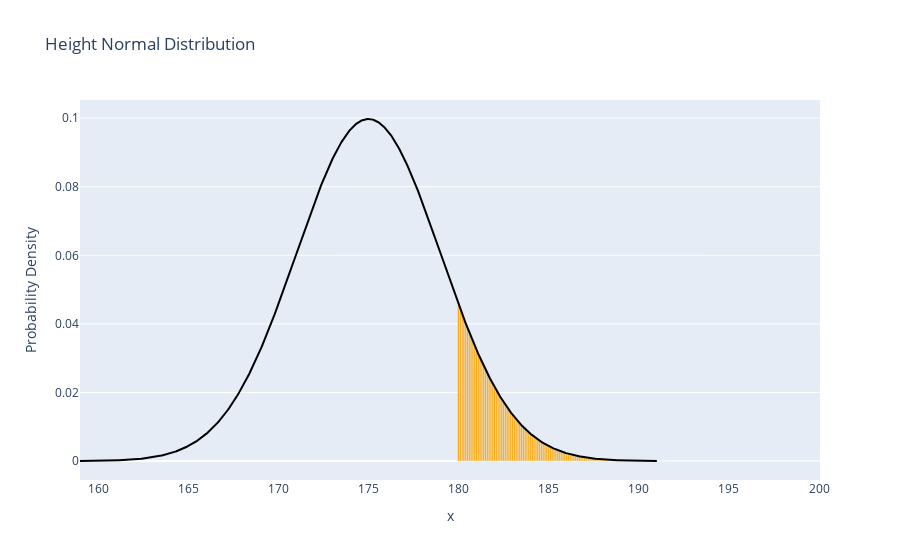

Source (notebook cell):
### Markdown cell above
As shown in the histograms above, when the number of observations is small, the estimated distribution is not a good fit, but as we increase the number of samples, our distribution appears more and more similar to a normal distribution and the associated standard deviation decreases! This is an incredibly powerful tool, as it works for __any unknown distribution.__ The CLT and the ability to aproximate certain random variables as having a normal distribution makes it incredibly useful in data science and statistics. We will cover many of its uses throughout the course.

The final question then becomes: how do we find the probability of an interval of a normal distribution? Let us go back to the example of the height of students. Since we generated it using a normal distribution, we know it has $\mu = 175cm$ and $\sigma = 4cm$. Let us find out what is the probability of selecting a student with a height greater than 180cm ($P(X > 180)$)? Below we plot the normal PDF and the interval which we are interested in:

### Code cell
# student height distribution
def student_normal(x):
    return normal(x, 175, 4)

def class_heights(n):
    return np.random.normal(175, 4, n)

n = 100000
bw = 0.1
interval_floor = 180
interval_ceil = 200
utils.visualize_normal_interval(interval_floor, interval_ceil, student_normal, bw=0.1, mean=175, std=4)

### Figure 1 — Plotly figure (JSON) as saved in the notebook; plotly's stock layout.template omitted (floating-point values rounded to 4 significant figures; data arrays with more than 128 entries replaced by an {"elided": "..."} marker saying what was removed)
{"data": [{"marker": {"color": "orange"}, "type": "bar", "x": [180], "y": [0.04566]}, {"marker": {"color": "orange"}, "type": "bar", "x": [180.1], "y": [0.04424]}, {"marker": {"color": "orange"}, "type": "bar", "x": [180.2], "y": [0.04284]}, {"marker": {"color": "orange"}, "type": "bar", "x": [180.3], "y": [0.04146]}, {"marker": {"color": "orange"}, "type": "bar", "x": [180.4], "y": [0.0401]}, {"marker": {"color": "orange"}, "type": "bar", "x": [180.5], "y": [0.03875]}, {"marker": {"color": "orange"}, "type": "bar", "x": [180.6], "y": [0.03743]}, {"marker": {"color": "orange"}, "type": "bar", "x": [180.7], "y": [0.03613]}, {"marker": {"color": "orange"}, "type": "bar", "x": [180.8], "y": [0.03486]}, {"marker": {"color": "orange"}, "type": "bar", "x": [180.9], "y": [0.03361]}, {"marker": {"color": "orange"}, "type": "bar", "x": [181.0], "y": [0.03238]}, {"marker": {"color": "orange"}, "type": "bar", "x": [181.1], "y": [0.03118]}, {"marker": {"color": "orange"}, "type": "bar", "x": [181.2], "y": [0.03]}, {"marker": {"color": "orange"}, "type": "bar", "x": [181.3], "y": [0.02885]}, {"marker": {"color": "orange"}, "type": "bar", "x": [181.4], "y": [0.02773]}, {"marker": {"color": "orange"}, "type": "bar", "x": [181.5], "y": [0.02663]}, {"marker": {"color": "orange"}, "type": "bar", "x": [181.6], "y": [0.02557]}, {"marker": {"color": "orange"}, "type": "bar", "x": [181.7], "y": [0.02453]}, {"marker": {"color": "orange"}, "type": "bar", "x": [181.8], "y": [0.02351]}, {"marker": {"color": "orange"}, "type": "bar", "x": [181.9], "y": [0.02253]}, {"marker": {"color": "orange"}, "type": "bar", "x": [182.0], "y": [0.02157]}, {"marker": {"color": "orange"}, "type": "bar", "x": [182.1], "y": [0.02064]}, {"marker": {"color": "orange"}, "type": "bar", "x": [182.2], "y": [0.01974]}, {"marker": {"color": "orange"}, "type": "bar", "x": [182.3], "y": [0.01886]}, {"marker": {"color": "orange"}, "type": "bar", "x": [182.4], "y": [0.01802]}, {"marker": {"color": "orange"}, "type": "bar", "x": [182.5], "y": [0.0172]}, {"marker": {"color": "orange"}, "type": "bar", "x": [182.6], "y": [0.0164]}, {"marker": {"color": "orange"}, "type": "bar", "x": [182.7], "y": [0.01564]}, {"marker": {"color": "orange"}, "type": "bar", "x": [182.8], "y": [0.0149]}, {"marker": {"color": "orange"}, "type": "bar", "x": [182.9], "y": [0.01419]}, {"marker": {"color": "orange"}, "type": "bar", "x": [183.0], "y": [0.0135]}, {"marker": {"color": "orange"}, "type": "bar", "x": [183.1], "y": [0.01284]}, {"marker": {"color": "orange"}, "type": "bar", "x": [183.2], "y": [0.0122]}, {"marker": {"color": "orange"}, "type": "bar", "x": [183.3], "y": [0.01158]}, {"marker": {"color": "orange"}, "type": "bar", "x": [183.4], "y": [0.011]}, {"marker": {"color": "orange"}, "type": "bar", "x": [183.5], "y": [0.01043]}, {"marker": {"color": "orange"}, "type": "bar", "x": [183.6], "y": [0.009888]}, {"marker": {"color": "orange"}, "type": "bar", "x": [183.7], "y": [0.009367]}, {"marker": {"color": "orange"}, "type": "bar", "x": [183.8], "y": [0.008869]}, {"marker": {"color": "orange"}, "type": "bar", "x": [183.9], "y": [0.008391]}, {"marker": {"color": "orange"}, "type": "bar", "x": [184.0], "y": [0.007935]}, {"marker": {"color": "orange"}, "type": "bar", "x": [184.1], "y": [0.007499]}, {"marker": {"color": "orange"}, "type": "bar", "x": [184.2], "y": [0.007082]}, {"marker": {"color": "orange"}, "type": "bar", "x": [184.3], "y": [0.006684]}, {"marker": {"color": "orange"}, "type": "bar", "x": [184.4], "y": [0.006305]}, {"marker": {"color": "orange"}, "type": "bar", "x": [184.5], "y": [0.005943]}, {"marker": {"color": "orange"}, "type": "bar", "x": [184.6], "y": [0.005599]}, {"marker": {"color": "orange"}, "type": "bar", "x": [184.7], "y": [0.005271]}, {"marker": {"color": "orange"}, "type": "bar", "x": [184.8], "y": [0.004959]}, {"marker": {"color": "orange"}, "type": "bar", "x": [184.9], "y": [0.004663]}, {"marker": {"color": "orange"}, "type": "bar", "x": [185.0], "y": [0.004382]}, {"marker": {"color": "orange"}, "type": "bar", "x": [185.1], "y": [0.004115]}, {"marker": {"color": "orange"}, "type": "bar", "x": [185.2], "y": [0.003862]}, {"marker": {"color": "orange"}, "type": "bar", "x": [185.3], "y": [0.003623]}, {"marker": {"color": "orange"}, "type": "bar", "x": [185.4], "y": [0.003396]}, {"marker": {"color": "orange"}, "type": "bar", "x": [185.5], "y": [0.003181]}, {"marker": {"color": "orange"}, "type": "bar", "x": [185.6], "y": [0.002978]}, {"marker": {"color": "orange"}, "type": "bar", "x": [185.7], "y": [0.002786]}, {"marker": {"color": "orange"}, "type": "bar", "x": [185.8], "y": [0.002605]}, {"marker": {"color": "orange"}, "type": "bar", "x": [185.9], "y": [0.002434]}, {"marker": {"color": "orange"}, "type": "bar", "x": [186.0], "y": [0.002273]}, {"marker": {"color": "orange"}, "type": "bar", "x": [186.1], "y": [0.002122]}, {"marker": {"color": "orange"}, "type": "bar", "x": [186.2], "y": [0.001979]}, {"marker": {"color": "orange"}, "type": "bar", "x": [186.3], "y": [0.001845]}, {"marker": {"color": "orange"}, "type": "bar", "x": [186.4], "y": [0.001718]}, {"marker": {"color": "orange"}, "type": "bar", "x": [186.5], "y": [0.0016]}, {"marker": {"color": "orange"}, "type": "bar", "x": [186.6], "y": [0.001488]}, {"marker": {"color": "orange"}, "type": "bar", "x": [186.7], "y": [0.001384]}, {"marker": {"color": "orange"}, "type": "bar", "x": [186.8], "y": [0.001286]}, {"marker": {"color": "orange"}, "type": "bar", "x": [186.9], "y": [0.001194]}, {"marker": {"color": "orange"}, "type": "bar", "x": [187.0], "y": [0.001108]}, {"marker": {"color": "orange"}, "type": "bar", "x": [187.1], "y": [0.001028]}, {"marker": {"color": "orange"}, "type": "bar", "x": [187.2], "y": [0.0009524]}, {"marker": {"color": "orange"}, "type": "bar", "x": [187.3], "y": [0.0008822]}, {"marker": {"color": "orange"}, "type": "bar", "x": [187.4], "y": [0.0008167]}, {"marker": {"color": "orange"}, "type": "bar", "x": [187.5], "y": [0.0007556]}, {"marker": {"color": "orange"}, "type": "bar", "x": [187.6], "y": [0.0006986]}, {"marker": {"color": "orange"}, "type": "bar", "x": [187.7], "y": [0.0006455]}, {"marker": {"color": "orange"}, "type": "bar", "x": [187.8], "y": [0.000596]}, {"marker": {"color": "orange"}, "type": "bar", "x": [187.9], "y": [0.00055]}, {"marker": {"color": "orange"}, "type": "bar", "x": [188.0], "y": [0.0005073]}, {"marker": {"color": "orange"}, "type": "bar", "x": [188.1], "y": [0.0004675]}, {"marker": {"color": "orange"}, "type": "bar", "x": [188.2], "y": [0.0004306]}, {"marker": {"color": "orange"}, "type": "bar", "x": [188.3], "y": [0.0003964]}, {"marker": {"color": "orange"}, "type": "bar", "x": [188.4], "y": [0.0003647]}, {"marker": {"color": "orange"}, "type": "bar", "x": [188.5], "y": [0.0003353]}, {"marker": {"color": "orange"}, "type": "bar", "x": [188.6], "y": [0.0003081]}, {"marker": {"color": "orange"}, "type": "bar", "x": [188.7], "y": [0.0002829]}, {"marker": {"color": "orange"}, "type": "bar", "x": [188.8], "y": [0.0002596]}, {"marker": {"color": "orange"}, "type": "bar", "x": [188.9], "y": [0.000238]}, {"marker": {"color": "orange"}, "type": "bar", "x": [189.0], "y": [0.0002182]}, {"marker": {"color": "orange"}, "type": "bar", "x": [189.1], "y": [0.0001998]}, {"marker": {"color": "orange"}, "type": "bar", "x": [189.2], "y": [0.0001829]}, {"marker": {"color": "orange"}, "type": "bar", "x": [189.3], "y": [0.0001673]}, {"marker": {"color": "orange"}, "type": "bar", "x": [189.4], "y": [0.000153]}, {"marker": {"color": "orange"}, "type": "bar", "x": [189.5], "y": [0.0001398]}, {"marker": {"color": "orange"}, "type": "bar", "x": [189.6], "y": [0.0001276]}, {"marker": {"color": "orange"}, "type": "bar", "x": [189.7], "y": [0.0001165]}, {"marker": {"color": "orange"}, "type": "bar", "x": [189.8], "y": [0.0001062]}, {"marker": {"color": "orange"}, "type": "bar", "x": [189.9], "y": [9.678e-05]}, {"marker": {"color": "orange"}, "type": "bar", "x": [190.0], "y": [8.815e-05]}, {"marker": {"color": "orange"}, "type": "bar", "x": [190.1], "y": [8.024e-05]}, {"marker": {"color": "orange"}, "type": "bar", "x": [190.2], "y": [7.299e-05]}, {"marker": {"color": "orange"}, "type": "bar", "x": [190.3], "y": [6.635e-05]}, {"marker": {"color": "orange"}, "type": "bar", "x": [190.4], "y": [6.028e-05]}, {"marker": {"color": "orange"}, "type": "bar", "x": [190.5], "y": [5.473e-05]}, {"marker": {"color": "orange"}, "type": "bar", "x": [190.6], "y": [4.966e-05]}, {"marker": {"color": "orange"}, "type": "bar", "x": [190.7], "y": [4.504e-05]}, {"marker": {"color": "orange"}, "type": "bar", "x": [190.8], "y": [4.081e-05]}, {"marker": {"color": "orange"}, "type": "bar", "x": [190.9], "y": [3.696e-05]}, {"marker": {"color": "orange"}, "type": "bar", "x": [191.0], "y": [3.346e-05]}, {"marker": {"color": "orange"}, "type": "bar", "x": [191.1], "y": [3.026e-05]}, {"marker": {"color": "orange"}, "type": "bar", "x": [191.2], "y": [2.736e-05]}, {"marker": {"color": "orange"}, "type": "bar", "x": [191.3], "y": [2.472e-05]}, {"marker": {"color": "orange"}, "type": "bar", "x": [191.4], "y": [2.232e-05]}, {"marker": {"color": "orange"}, "type": "bar", "x": [191.5], "y": [2.014e-05]}, {"marker": {"color": "orange"}, "type": "bar", "x": [191.6], "y": [1.816e-05]}, {"marker": {"color": "orange"}, "type": "bar", "x": [191.7], "y": [1.636e-05]}, {"marker": {"color": "orange"}, "type": "bar", "x": [191.8], "y": [1.474e-05]}, {"marker": {"color": "orange"}, "type": "bar", "x": [191.9], "y": [1.326e-05]}, {"marker": {"color": "orange"}, "type": "bar", "x": [192.0], "y": [1.193e-05]}, {"marker": {"color": "orange"}, "type": "bar", "x": [192.1], "y": [1.072e-05]}, {"marker": {"color": "orange"}, "type": "bar", "x": [192.2], "y": [9.634e-06]}, {"marker": {"color": "orange"}, "type": "bar", "x": [192.3], "y": [8.649e-06]}, {"marker": {"color": "orange"}, "type": "bar", "x": [192.4], "y": [7.76e-06]}, {"marker": {"color": "orange"}, "type": "bar", "x": [192.5], "y": [6.959e-06]}, {"marker": {"color": "orange"}, "type": "bar", "x": [192.6], "y": [6.236e-06]}, {"marker": {"color": "orange"}, "type": "bar", "x": [192.7], "y": [5.584e-06]}, {"marker": {"color": "orange"}, "type": "bar", "x": [192.8], "y": [4.998e-06]}, {"marker": {"color": "orange"}, "type": "bar", "x": [192.9], "y": [4.47e-06]}, {"marker": {"color": "orange"}, "type": "bar", "x": [193.0], "y": [3.996e-06]}, {"marker": {"color": "orange"}, "type": "bar", "x": [193.1], "y": [3.57e-06]}, {"marker": {"color": "orange"}, "type": "bar", "x": [193.2], "y": [3.187e-06]}, {"marker": {"color": "orange"}, "type": "bar", "x": [193.3], "y": [2.843e-06]}, {"marker": {"color": "orange"}, "type": "bar", "x": [193.4], "y": [2.535e-06]}, {"marker": {"color": "orange"}, "type": "bar", "x": [193.5], "y": [2.259e-06]}, {"marker": {"color": "orange"}, "type": "bar", "x": [193.6], "y": [2.012e-06]}, {"marker": {"color": "orange"}, "type": "bar", "x": [193.7], "y": [1.79e-06]}, {"marker": {"color": "orange"}, "type": "bar", "x": [193.8], "y": [1.592e-06]}, {"marker": {"color": "orange"}, "type": "bar", "x": [193.9], "y": [1.415e-06]}, {"marker": {"color": "orange"}, "type": "bar", "x": [194.0], "y": [1.257e-06]}, {"marker": {"color": "orange"}, "type": "bar", "x": [194.1], "y": [1.116e-06]}, {"marker": {"color": "orange"}, "type": "bar", "x": [194.2], "y": [9.903e-07]}, {"marker": {"color": "orange"}, "type": "bar", "x": [194.3], "y": [8.781e-07]}, {"marker": {"color": "orange"}, "type": "bar", "x": [194.4], "y": [7.78e-07]}, {"marker": {"color": "orange"}, "type": "bar", "x": [194.5], "y": [6.89e-07]}, {"marker": {"color": "orange"}, "type": "bar", "x": [194.6], "y": [6.097e-07]}, {"marker": {"color": "orange"}, "type": "bar", "x": [194.7], "y": [5.393e-07]}, {"marker": {"color": "orange"}, "type": "bar", "x": [194.8], "y": [4.767e-07]}, {"marker": {"color": "orange"}, "type": "bar", "x": [194.9], "y": [4.21e-07]}, {"marker": {"color": "orange"}, "type": "bar", "x": [195.0], "y": [3.717e-07]}, {"marker": {"color": "orange"}, "type": "bar", "x": [195.1], "y": [3.279e-07]}, {"marker": {"color": "orange"}, "type": "bar", "x": [195.2], "y": [2.891e-07]}, {"marker": {"color": "orange"}, "type": "bar", "x": [195.3], "y": [2.547e-07]}, {"marker": {"color": "orange"}, "type": "bar", "x": [195.4], "y": [2.243e-07]}, {"marker": {"color": "orange"}, "type": "bar", "x": [195.5], "y": [1.974e-07]}, {"marker": {"color": "orange"}, "type": "bar", "x": [195.6], "y": [1.736e-07]}, {"marker": {"color": "orange"}, "type": "bar", "x": [195.7], "y": [1.526e-07]}, {"marker": {"color": "orange"}, "type": "bar", "x": [195.8], "y": [1.34e-07]}, {"marker": {"color": "orange"}, "type": "bar", "x": [195.9], "y": [1.177e-07]}, {"marker": {"color": "orange"}, "type": "bar", "x": [196.0], "y": [1.032e-07]}, {"marker": {"color": "orange"}, "type": "bar", "x": [196.1], "y": [9.049e-08]}, {"marker": {"color": "orange"}, "type": "bar", "x": [196.2], "y": [7.928e-08]}, {"marker": {"color": "orange"}, "type": "bar", "x": [196.3], "y": [6.942e-08]}, {"marker": {"color": "orange"}, "type": "bar", "x": [196.4], "y": [6.075e-08]}, {"marker": {"color": "orange"}, "type": "bar", "x": [196.5], "y": [5.313e-08]}, {"marker": {"color": "orange"}, "type": "bar", "x": [196.6], "y": [4.643e-08]}, {"marker": {"color": "orange"}, "type": "bar", "x": [196.7], "y": [4.056e-08]}, {"marker": {"color": "orange"}, "type": "bar", "x": [196.8], "y": [3.54e-08]}, {"marker": {"color": "orange"}, "type": "bar", "x": [196.9], "y": [3.088e-08]}, {"marker": {"color": "orange"}, "type": "bar", "x": [197.0], "y": [2.692e-08]}, {"marker": {"color": "orange"}, "type": "bar", "x": [197.1], "y": [2.346e-08]}, {"marker": {"color": "orange"}, "type": "bar", "x": [197.2], "y": [2.043e-08]}, {"marker": {"color": "orange"}, "type": "bar", "x": [197.3], "y": [1.777e-08]}, {"marker": {"color": "orange"}, "type": "bar", "x": [197.4], "y": [1.546e-08]}, {"marker": {"color": "orange"}, "type": "bar", "x": [197.5], "y": [1.343e-08]}, {"marker": {"color": "orange"}, "type": "bar", "x": [197.6], "y": [1.167e-08]}, {"marker": {"color": "orange"}, "type": "bar", "x": [197.7], "y": [1.013e-08]}, {"marker": {"color": "orange"}, "type": "bar", "x": [197.8], "y": [8.785e-09]}, {"marker": {"color": "orange"}, "type": "bar", "x": [197.9], "y": [7.616e-09]}, {"marker": {"color": "orange"}, "type": "bar", "x": [198.0], "y": [6.598e-09]}, {"marker": {"color": "orange"}, "type": "bar", "x": [198.1], "y": [5.713e-09]}, {"marker": {"color": "orange"}, "type": "bar", "x": [198.2], "y": [4.943e-09]}, {"marker": {"color": "orange"}, "type": "bar", "x": [198.3], "y": [4.275e-09]}, {"marker": {"color": "orange"}, "type": "bar", "x": [198.4], "y": [3.694e-09]}, {"marker": {"color": "orange"}, "type": "bar", "x": [198.5], "y": [3.191e-09]}, {"marker": {"color": "orange"}, "type": "bar", "x": [198.6], "y": [2.754e-09]}, {"marker": {"color": "orange"}, "type": "bar", "x": [198.7], "y": [2.376e-09]}, {"marker": {"color": "orange"}, "type": "bar", "x": [198.8], "y": [2.048e-09]}, {"marker": {"color": "orange"}, "type": "bar", "x": [198.9], "y": [1.764e-09]}, {"marker": {"color": "orange"}, "type": "bar", "x": [199.0], "y": [1.519e-09]}, {"marker": {"color": "orange"}, "type": "bar", "x": [199.1], "y": [1.307e-09]}, {"marker": {"color": "orange"}, "type": "bar", "x": [199.2], "y": [1.124e-09]}, {"marker": {"color": "orange"}, "type": "bar", "x": [199.3], "y": [9.658e-10]}, {"marker": {"color": "orange"}, "type": "bar", "x": [199.4], "y": [8.295e-10]}, {"marker": {"color": "orange"}, "type": "bar", "x": [199.5], "y": [7.119e-10]}, {"marker": {"color": "orange"}, "type": "bar", "x": [199.6], "y": [6.107e-10]}, {"marker": {"color": "orange"}, "type": "bar", "x": [199.7], "y": [5.235e-10]}, {"marker": {"color": "orange"}, "type": "bar", "x": [199.8], "y": [4.484e-10]}, {"marker": {"color": "orange"}, "type": "bar", "x": [199.9], "y": [3.839e-10]}, {"marker": {"color": "orange"}, "type": "bar", "x": [200.0], "y": [3.285e-10]}, {"marker": {"color": "black"}, "type": "scatter", "x": {"elided": "1000 float values"}, "y": {"elided": "1000 float values"}}], "layout": {"bargap": 0, "showlegend": false, "title": {"text": "Height Normal Distribution"}, "xaxis": {"title": {"text": "x"}}, "yaxis": {"title": {"text": "Probability Density"}}}}
